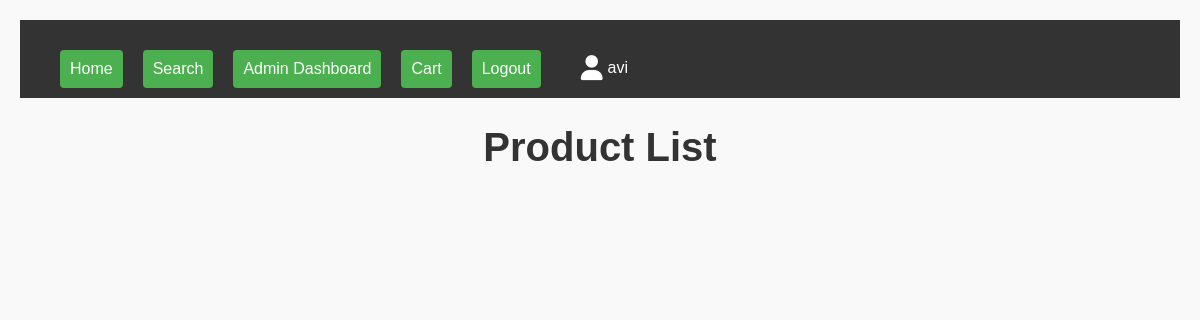
Before: /home (signed in) with the older database file.
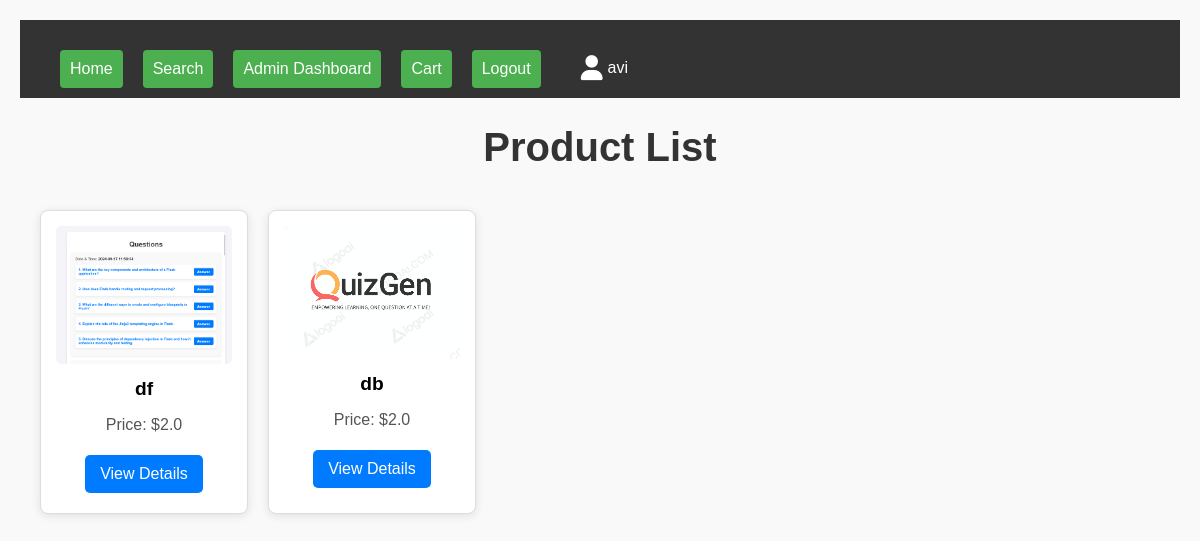
After: the same page with the newer database file.
### app.py (models this page shows)
class User(db.Model, UserMixin):
    __tablename__ = 'users'
    id = db.Column(db.Integer, primary_key=True)
    username = db.Column(db.String(50), unique=True, nullable=False)
    password = db.Column(db.String(200), nullable=False)
    is_admin = db.Column(db.Boolean, default=False)

class Product(db.Model):
    __tablename__ = 'products'
    id = db.Column(db.Integer, primary_key=True)
    name = db.Column(db.String(100), nullable=False)
    category = db.Column(db.String(50), nullable=False)
    description = db.Column(db.Text, nullable=False)
    price = db.Column(db.Float, nullable=False)
    image_file = db.Column(db.String(120), nullable=False)
    admin_id = db.Column(db.Integer, db.ForeignKey('users.id'), nullable=False)
    admin = db.relationship('User', backref='products')

### app.py (the view)
@app.route('/')
@app.route('/home')
def home():
    products = Product.query.all()
    return render_template('home.html', products=products)

### app.py (called while the page is built)
@login_manager.user_loader
def load_user(user_id):
    return User.query.get(int(user_id))

### templates/home.html (shortened to what this page needs)
{% extends 'base.html' %}
{% block content %}
    <h1>Product List</h1>
    <div class="product-grid">
        {% for product in products %}
            <div class="product-card">
                <img src="{{ url_for('static', filename='uploads/' + product.image_file) }}" alt="{{ product.name }}" class="product-image">
                <h2 class="product-name">{{ product.name }}</h2>
                <p class="product-price">Price: ${{ product.price }}</p>
                <a href="{{ url_for('product', product_id=product.id) }}" class="btn">View Details</a>
            </div>
        {% endfor %}
    </div>
{% endblock %}

### templates/base.html (shortened to what this page needs)
<!DOCTYPE html>
<html lang="en">
<head>
    <link rel="stylesheet" href="{{ url_for('static', filename='styles.css') }}">
    <link rel="stylesheet" href="https://cdnjs.cloudflare.com/ajax/libs/font-awesome/6.0.0-beta3/css/all.min.css">
</head>
<body>
    <nav class="navbar">
        <div class="container">
            <ul class="nav-links">
                <li><a href="{{ url_for('home') }}">Home</a></li>
                <li><a href="{{ url_for('search') }}">Search</a></li>
                {% if current_user.is_authenticated %}
                    {% if current_user.is_admin %}
                        <li><a href="{{ url_for('admin_dashboard') }}">Admin Dashboard</a></li>
                    {% endif %}
                    <li><a href="{{ url_for('cart') }}">Cart</a></li>
                    <li><a href="{{ url_for('logout') }}">Logout</a></li>
                    <li>
                        <span class="user-icon">
                            <i class="fas fa-user"></i> {{ current_user.username }}
                        </span>
                    </li>
                {% else %}
                    <li><a href="{{ url_for('login') }}">Login</a></li>
                    <li><a href="{{ url_for('register') }}">Register</a></li>
                {% endif %}
            </ul>
        </div>
    </nav>
    <div class="content">
        {% block content %}{% endblock %}
    </div>
</body>
</html>

### static/styles.css (style rules this page uses)
body { font-family: Arial, sans-serif; background-color: #f9f9f9; margin: 0; padding: 20px; }
h1 { text-align: center; color: #333; }
a { display: inline-block; margin-top: 20px; padding: 10px 20px; background-color: #4CAF50; color: white; text-decoration: none; border-radius: 4px; }
.navbar { background-color: #333; padding: 10px 20px; }
.container { display: flex; align-items: center; justify-content: space-between; }
.nav-links { list-style: none; display: flex; margin: 0; padding: 0; }
.nav-links li { margin-left: 20px; }
.nav-links a { color: white; text-decoration: none; padding: 10px; transition: background 0.3s; }
.user-icon { display: flex; align-items: center; color: white; margin-left: 20px; margin-top: 25px; }
.user-icon i { font-size: 25px; margin-right: 5px; }
h1 { text-align: center; margin-bottom: 20px; font-size: 2.5em; }

### templates/home.html (style rules this page uses)
.product-grid { display: grid; grid-template-columns: repeat(auto-fill, minmax(200px, 1fr)); gap: 20px; padding: 20px; }
.product-card { border: 1px solid #ddd; border-radius: 8px; padding: 15px; text-align: center; transition: transform 0.3s; background-color: #fff; box-shadow: 0 2px 10px rgba(0, 0, 0, 0.1); }
.product-image { max-width: 100%; height: auto; border-radius: 5px; }
.product-name { font-size: 1.2em; margin: 10px 0; }
.product-price { font-size: 1em; color: #555; }
.btn { display: inline-block; background-color: #007bff; color: white; border: none; border-radius: 5px; padding: 10px 15px; cursor: pointer; text-decoration: none; transition: background-color 0.3s; margin: 5px 0; }

Changed rows visible on the page:
added Product: image_file (picture), name "df", price "2.0"
added Product: image_file (picture), name "db", price "2.0"
